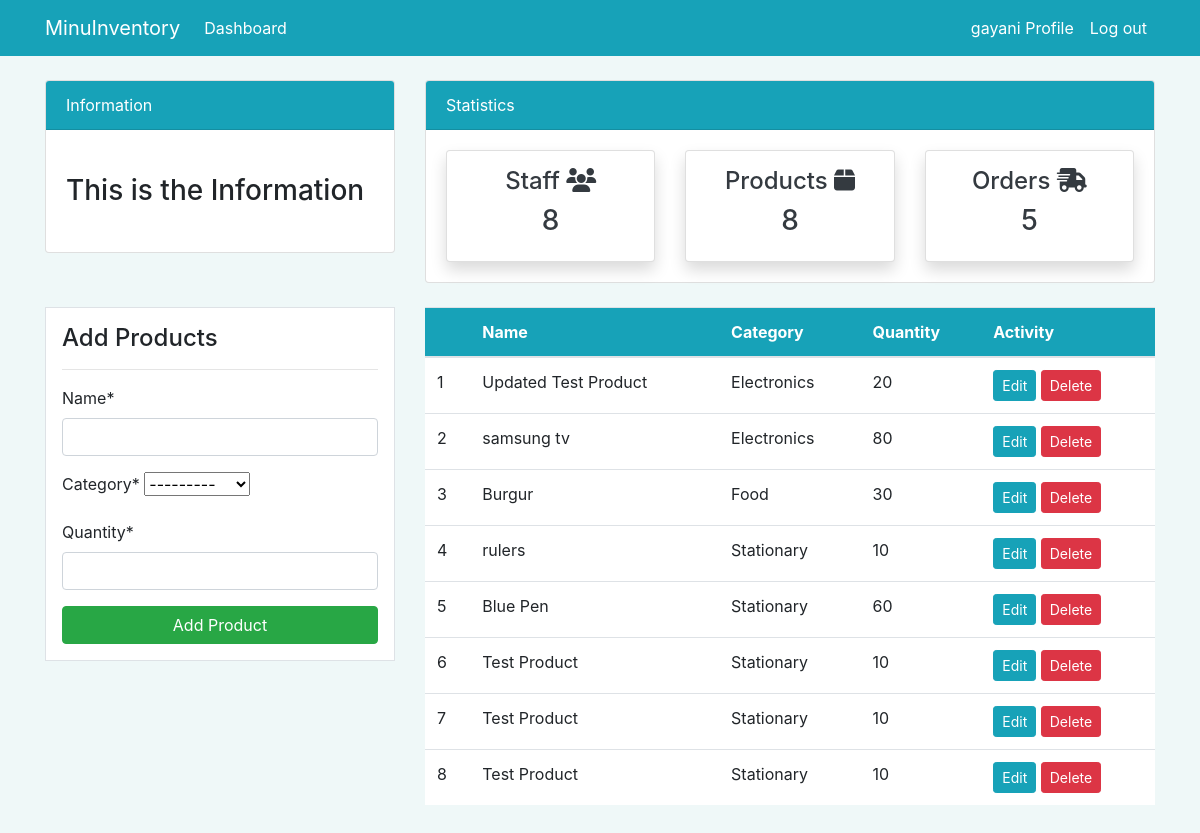
The app's page /product/ (signed in) with its own data.
### dashboard/models.py (models this page shows, shortened)
class Product(models.Model):
    name = models.CharField(max_length=100, null=True)
    category = models.CharField(max_length=20, choices=CATEGORY, null=True)
    quantity = models.PositiveIntegerField(null=True)
    class Meta:
        verbose_name_plural = 'Product'

### dashboard/views.py (the view)
# urls.py: path('product/', views.product, name='dashboard-product'),
@login_required(login_url='user-login')
def product(request):
    items = Product.objects.all()
    products = Product.objects.all()
    products_count = products.count()
    workers_count = User.objects.all().count
    orders_count = Order.objects.all().count
    if request.method == 'POST':
        form = ProductForm(request.POST)
        if form.is_valid():
            form.save()
            product_name = form.cleaned_data.get('name')
            messages.success(request, f'{product_name} has been added')
            return redirect('dashboard-product')
    else:
        form = ProductForm()
    context = {
        'items': items,
        'form': form,
        'workers_count' : workers_count,
        'orders_count' : orders_count,
        'products_count' : products_count,
    }
    return render(request, 'dashboard/product.html', context)

### dashboard/forms.py
class ProductForm(forms.ModelForm):
    class Meta:
        model= Product
        fields = ['name', 'category', 'quantity' ]

### templates/dashboard/product.html (shortened to what this page needs)
{% extends 'partials/base.html' %}
{% load crispy_forms_tags %}
{% block content %}
{% include 'partials/topnav.html' %}
<div class="container">
    <div class="row my-4">
        <div class="col-md-4">
            <div class="border bg-white p-3">
                <h4>Add Products</h4>
                <hr>
                <form method="POST" action="{% url 'dashboard-product' %}">
                    {{ form|crispy }}
                    <input class="btn btn-success btn-block" type="submit" value="Add Product">
                </form>
            </div>
        </div>
        <div class="col-md-8">
            <table class="table bg-white">
                <thead class="bg-info">
                    <tr class="text-white">
                        <th scope="col"></th>
                        <th scope="col">Name</th>
                        <th scope="col">Category</th>
                        <th scope="col">Quantity</th>
                        <th scope="col">Activity</th>
                    </tr>
                </thead>
                <tbody>
                    {% for item in items %}
                    <tr>
                        <td>{{ forloop.counter }}</td>
                        <td>{{ item.name }}</td>
                        <td>{{ item.category }}</td>
                        <td>{{ item.quantity }}</td>
                        <td>
                            <a class="btn btn-info btn-sm" href="{% url 'dashboard-product-update' item.id %}">Edit</a>
                            <a class="btn btn-danger btn-sm" href="{% url 'dashboard-product-delete' item.id %}">Delete</a>
                        </td>
                    </tr>
                    {% empty %}
                    <tr>
                        <td colspan="5">No products available</td>
                    </tr>
                    {% endfor %}
                </tbody>
            </table>
        </div>
    </div>
</div>
{% endblock %}

### templates/partials/nav.html (shortened to what this page needs)
<nav class="navbar navbar-expand-lg navbar-info bg-info">
  <div class="container">
    <a class="navbar-brand text-white" href="{% url 'dashboard-index' %}">MinuInventory</a>
    <div class="collapse navbar-collapse" id="navbarSupportedContent">
      <ul class="navbar-nav mr-auto">
        <li class="nav-item active">
          <a class="nav-link text-white" href="{% url 'dashboard-index' %}">Dashboard<span class="sr-only">(current)</span></a>
        </li>
      </ul>
      <ul class="navbar-nav ml-auto">
          <li class="nav-item active">
            <a class="nav-link text-white" href="{% url 'user-profile' %}">{{ user.username }} Profile <span class="sr-only">(current)</span></a>
          </li>
          <li class="nav-item">
            <a class="nav-link text-white" href="{% url 'user-logout' %}">Log out</a>
          </li>
      </ul>
    </div>
  </div>
</nav>

### static/style.css (style rules this page uses)
body { background: rgb(239, 248, 248); }

### records on screen
Product: name "Updated Test Product", category "Electronics", quantity "20"
Product: name "samsung tv", category "Electronics", quantity "80"
Product: name "Burgur", category "Food", quantity "30"
Product: name "rulers", category "Stationary", quantity "10"
Product: name "Blue Pen", category "Stationary", quantity "60"
Product: name "Test Product", category "Stationary", quantity "10"
Product: name "Test Product", category "Stationary", quantity "10"
Product: name "Test Product", category "Stationary", quantity "10"

### other values on screen
{{ user.username }} "gayani"
{{ workers_count }} "8"
{{ products_count }} "8"
{{ orders_count }} "5"
